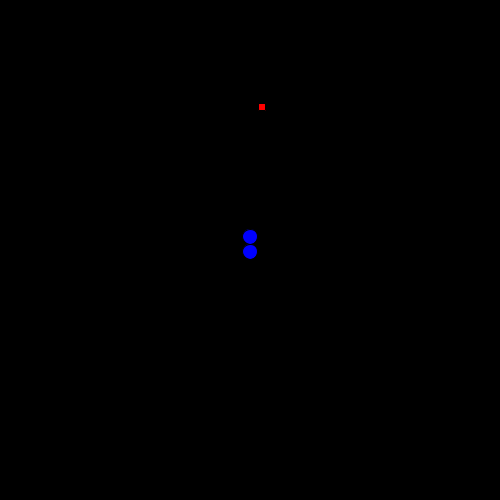
Frame 1 (no input)
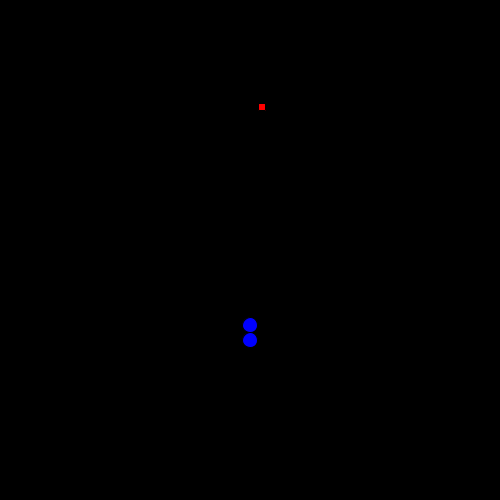
Frame 60 (the mouse pressed at the canvas centre just before this capture)
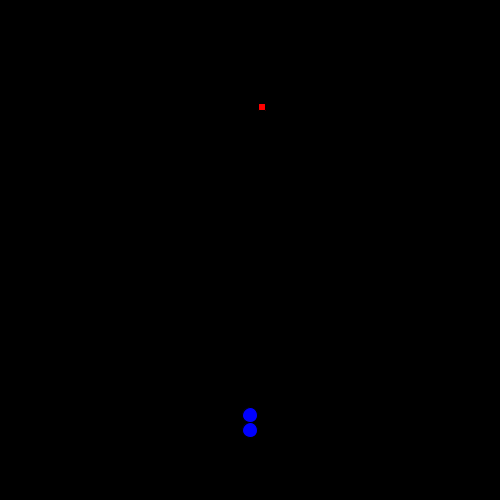
Frame 120 (the mouse held since frame 60 and released just before this capture)

The Processing sketch that drew these frames (run headless with seeded random() and noise(); from frame 60 on, the mouse is pressed at the canvas centre):

// Processing sketch: p001_Snake
// ── p001_Snake.pde
Snake snake;
Mouse mouse;
boolean mouseKilled = false;
final float killRange = 10;

void setup()
{
  size(500, 500);
  snake = new Snake();
  mouse = new Mouse();
}

void draw()
{
  background(0);
  if(mouseKilled)
  {
    mouse = new Mouse();
    mouseKilled = false;
  }
  mouse.drawMouse();
  snake.move();
  snake.drawSnake();
  snake.dead = snake.head.crashesWithBody(snake.body);
  if(snakeEats())
  {
    mouseKilled = true;
    snake.addBodyPart();
  }
}

void keyPressed()
{
  if(!snake.dead)
  {
    if((key == 'w' || keyCode == UP) && snake.head.direction != 0 && !snake.head.locked)
    {
      snake.head.locked = true;
      snake.head.direction = 3;
      snake.head.changeDirectionAndNotify(3);
    }
    if((key == 'a' || keyCode == LEFT) && snake.head.direction != 1 && !snake.head.locked)
    {
      snake.head.locked = true;
      snake.head.direction = 2;
      snake.head.changeDirectionAndNotify(2);
    }
    if((key == 's' || keyCode == DOWN) && snake.head.direction != 3 && !snake.head.locked)
    {
      snake.head.locked = true;
      snake.head.direction = 0;
      snake.head.changeDirectionAndNotify(0);
    }
    if((key == 'd' || keyCode == RIGHT) && snake.head.direction != 2 && !snake.head.locked)
    {
      snake.head.locked = true;
      snake.head.direction = 1;
      snake.head.changeDirectionAndNotify(1);
    }
  }
}

boolean snakeEats()
{
  if((snake.head.x>=mouse.x-killRange&&snake.head.x<=mouse.x+killRange) && (snake.head.y>=mouse.y-killRange&&snake.head.y<=mouse.y+killRange))
    return true;
  return false;
}

// ── BodyPart.pde
class BodyPart
{
  boolean neck = false; //neck = seconda BodyPart
  float x, changeAtX=-1;
  float y, changeAtY=-1;
  final float separation = 15;
  final float movement = 1.5;
  int direction, newDirection = 4;
  BodyPart nextBodyPart = null;
  
  BodyPart(BodyPart lastBodyPart)
  {
    switch(lastBodyPart.direction)
    {
      case 0: //Going down
        x = lastBodyPart.x;
        y = lastBodyPart.y-separation;
        break;
      case 1: //Going right
        x = lastBodyPart.x-separation;
        y = lastBodyPart.y;
        break;
      case 2: //Going left
        x = lastBodyPart.x+separation;
        y = lastBodyPart.y;
        break;
      case 3: //Going up
        x = lastBodyPart.x;
        y = lastBodyPart.y+separation;
        break;
    }
    direction = lastBodyPart.direction;
  }
   
   BodyPart(int x, int y)
   {
     this.x = x;
     this.y = y;
   }
   
  void move(Head head, boolean dead)
  {
    //Checks if a body part has to change direction
    if(x!=changeAtX || y!=changeAtY)
    {
      if(dead)
        direction = parseInt(random(4));
      switch(direction)
      {
        case 0: //Down
          y+=movement;
          break;
        case 1: //Right
          x+=movement;
          break;
        case 2: //Left
          x-=movement;
          break;
        case 3: //Up
          y-=movement;
          break;
      }
    }
    else
    {
      //When the neck moved, the head is free to turn again
      if(neck)
        head.locked = false;
      changeDirectionAndNotify(newDirection);
      move(head, dead);
    }
    //Checks if Snake went off the screen
    if(x == -5)
      x = 505;
    else if(x == 505)
      x = -5;
    else if(y == -5)
      y = 505;
    else if(y == 505)
      y = -5;
  }
  
  void changeDirectionAndNotify(int newDirection)
  {
    direction = newDirection;
    if(nextBodyPart != null)
    {
      //Notifies the next body part when to turn and where to turn
      nextBodyPart.changeAtX = x;
      nextBodyPart.changeAtY = y;
      nextBodyPart.newDirection = newDirection;
    }
    changeAtX = -1;
    changeAtY = -1;
    newDirection = 4;
  }
}

// ── Head.pde
class Head extends BodyPart
{
  boolean locked = false;
  
  Head(){
    super(250, 250);
  }
  
  boolean crashesWithBody(ArrayList<BodyPart> body)
  {
    for(BodyPart bp : body)
      if(!(bp instanceof Head) && x>=bp.x-5 && x<=bp.x+5 && y>=bp.y-5 && y<=bp.y+5)
        return true; //<>//
    return false;
  }
}

// ── Mouse.pde
class Mouse
{
  float x;
  float y;
  
  Mouse()
  {
    x = random(400.0);
    y = random(400.0);
  }
  
  void drawMouse(){
    fill(255, 0, 0);
    rect(x, y, 7, 7, 1); 
  }
}

// ── Snake.pde
class Snake
{
  boolean dead = false;
  Head head = new Head();
  ArrayList<BodyPart> body = new ArrayList<BodyPart>();
  
  Snake(){
    body.add(head);
    addBodyPart();
  }
  
  void move()
  {
    for(BodyPart bp : body)
      bp.move(head, dead);
  }
  
  void addBodyPart()
  {
    BodyPart lastBodyPart = body.get(body.size()-1);
    //Adds a new body part which moves in the same direction as the last one
    body.add(new BodyPart(lastBodyPart));
    lastBodyPart.nextBodyPart = body.get(body.size()-1);
    if(lastBodyPart instanceof Head)
      body.get(body.size()-1).neck = true;
  }
  
  void drawSnake()
  {
    fill(0, 0, 255);
    for(int i=0; i<body.size(); i++)
      ellipse(body.get(i).x, body.get(i).y, 15, 15);
  }
}
